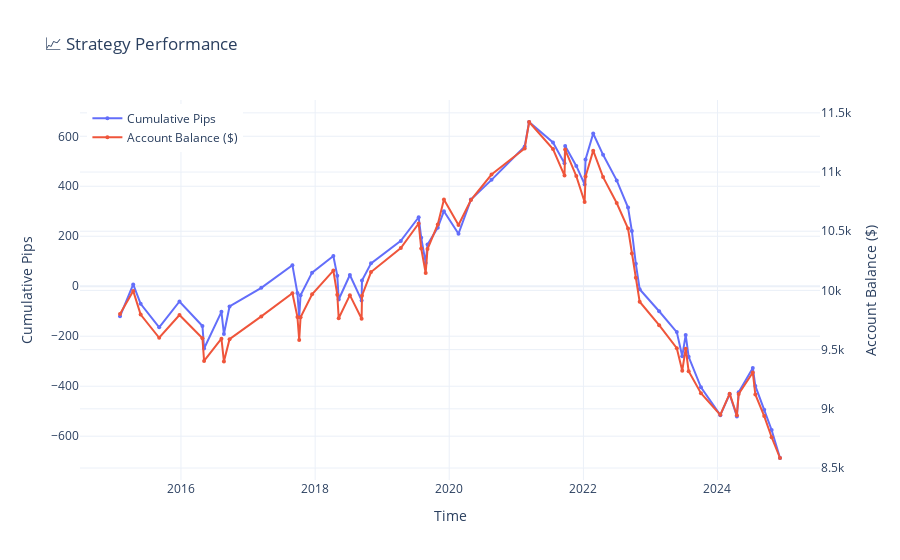
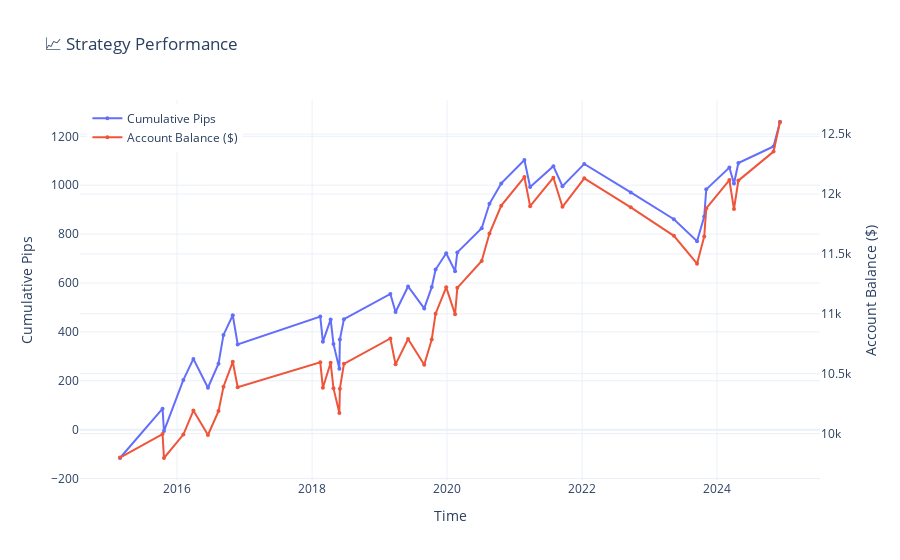
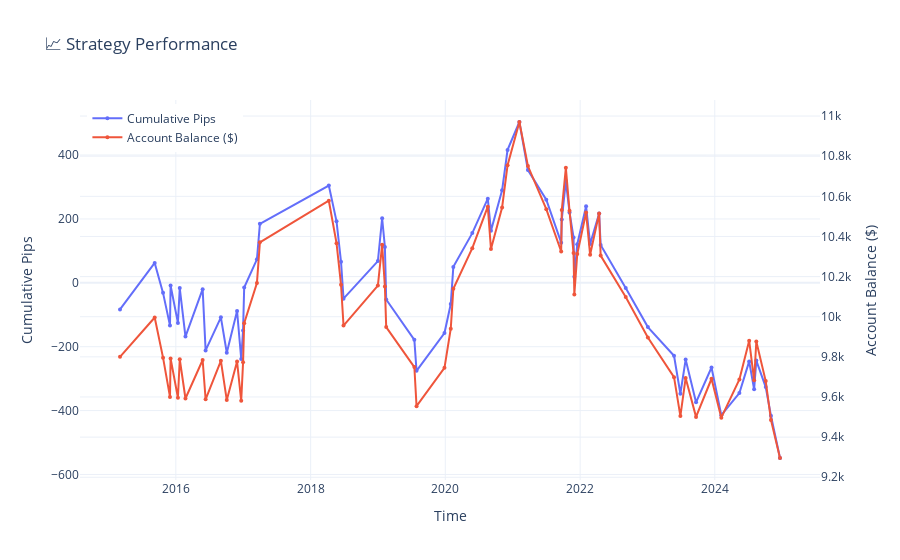
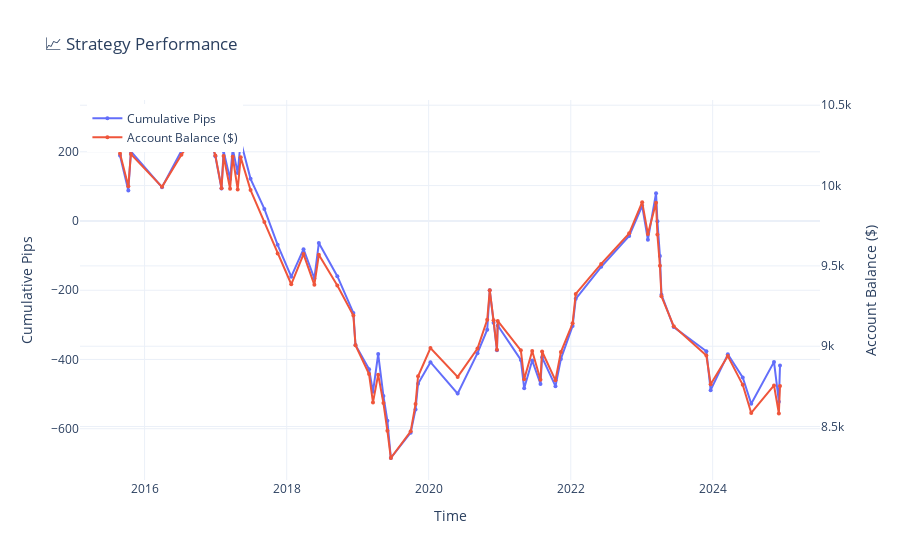

Notebook code cell kept with these figures, in order:
### Code cell
pairs = ["AUD_USD", "EUR_USD", "GBP_USD", "USD_CHF", "USD_JPY"]
granularities = ['H1']

for pair in pairs:
    for g in granularities:
        print(f"{pair} {g}")
        df = pd.read_pickle(f"../backtesting/results/{pair}_{g}_analyzed.pkl")
        summarize_trades(df)
